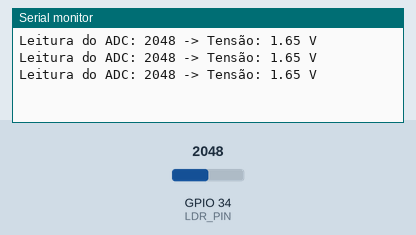
The sketch below on a simulated ESP32. On the bench: the last lines printed to the serial monitor. The test bench sets the inputs (shaded band); at power-on: GPIO 34 (LDR_PIN) = 2048.

Above: at 1.3 s.
1.4 s: GPIO 34 (LDR_PIN) set to 2866
At 1.9 s:
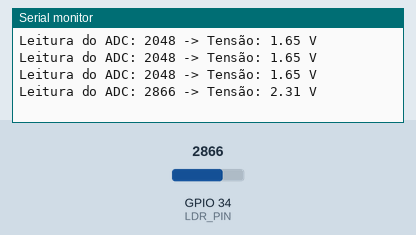
2.9 s: GPIO 34 (LDR_PIN) set to 3603
At 3.4 s:
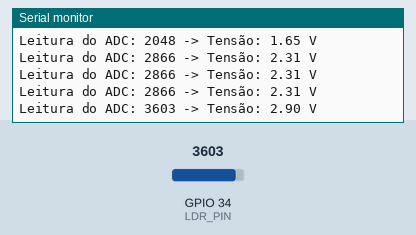
Timing chart, 0 to 5.9 s (numbered marks = the images above; inputs shaded):
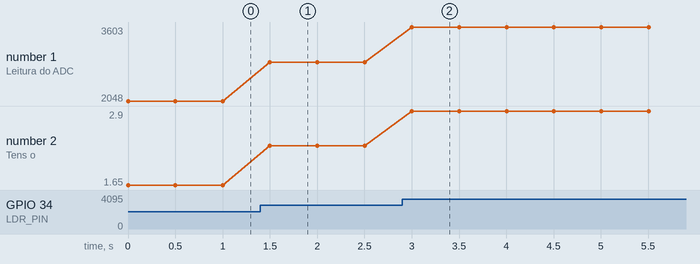

The sketch:

testedacadc.ino
```cpp
// Definição de pinos
#define LDR_PIN 34  // Pino ADC conectado ao divisor de tensão do LDR

// Variáveis
int leituraADC = 0;  // Variável para armazenar a leitura do ADC
float tensao = 0.0;  // Variável para armazenar a tensão correspondente

void setup() {
  Serial.begin(115200);  // Inicializa a comunicação serial
}

void loop() {
  // Leitura do ADC
  leituraADC = analogRead(LDR_PIN);

  // Conversão para tensão (faixa de 0 a 3.3V)
  tensao = leituraADC * (3.3 / 4095.0);

  // Exibe os valores no monitor serial
  Serial.print("Leitura do ADC: ");
  Serial.print(leituraADC);
  Serial.print(" -> Tensão: ");
  Serial.print(tensao, 2);
  Serial.println(" V");

  // Delay para estabilidade de leitura
  delay(500);
}
```

Measured:
- after the input at 1.4 s, the serial monitor: prints a new line after 0.10 s (image 1)
- after the input at 2.9 s, the serial monitor: prints a new line after 0.10 s (image 2)
- plotted number 1: 2048 → 2866 after the input at 1.4 s, 2866 → 3603 after the input at 2.9 s
- plotted number 2: 1.65 → 2.31 after the input at 1.4 s, 2.31 → 2.9 after the input at 2.9 s
